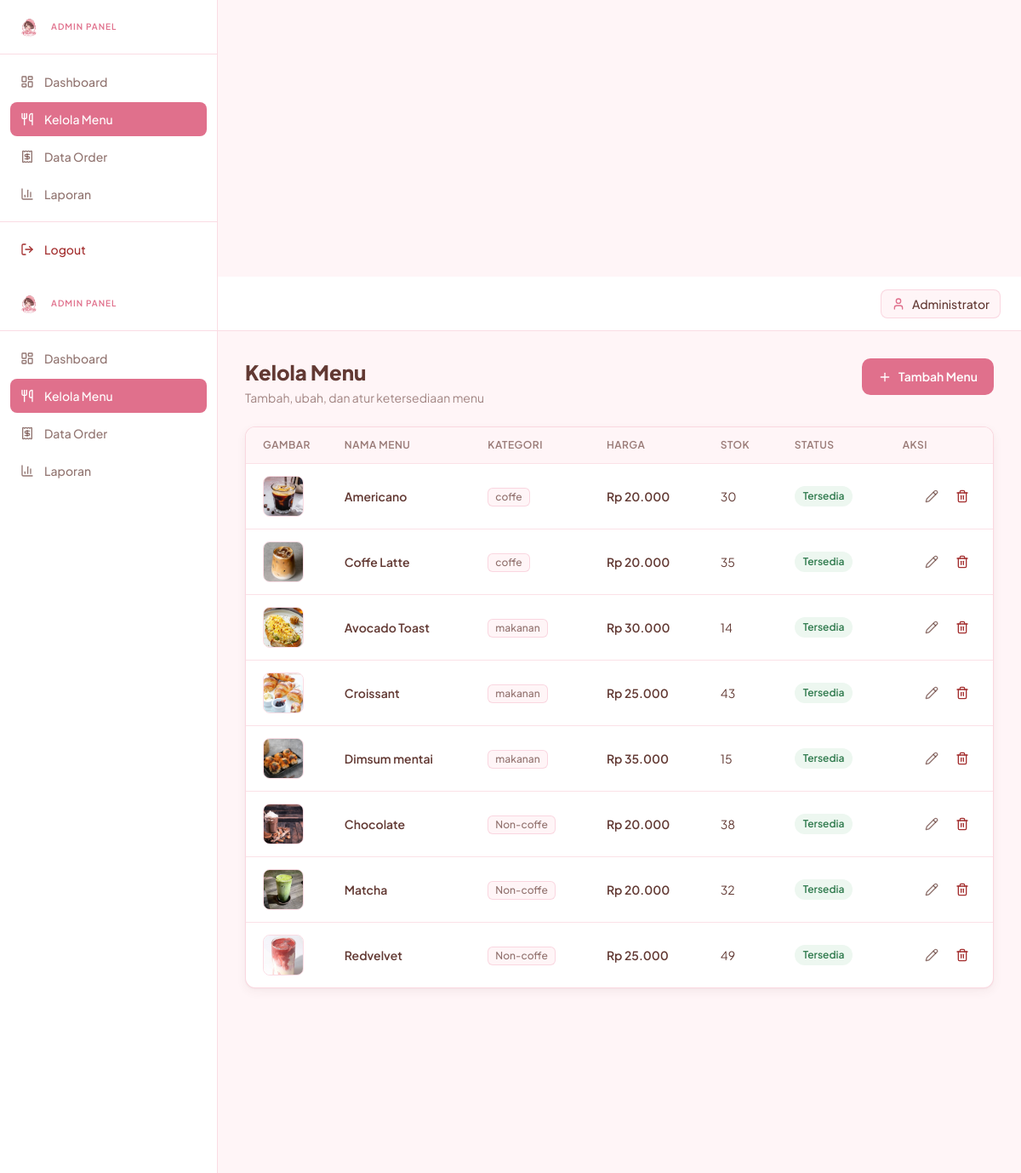
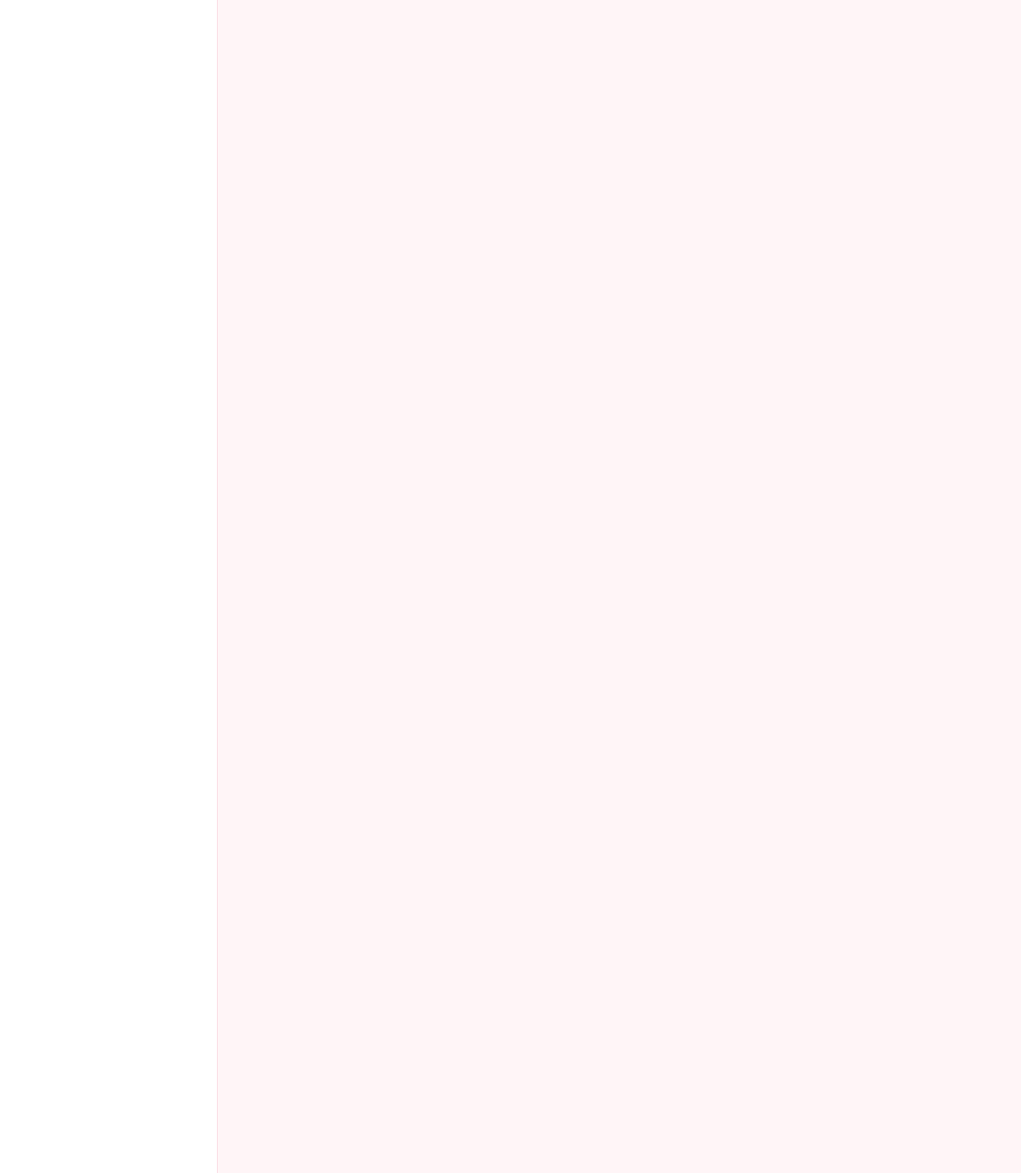
Page /admin/menu.php (signed in) on the committed database (2 pictures, top to bottom).
### tables this page shows
CREATE TABLE `menu` (
  `id` int(11) NOT NULL,
  `nama_menu` varchar(100) NOT NULL,
  `kategori` varchar(50) NOT NULL,
  `harga` decimal(10,2) NOT NULL,
  `deskripsi` text DEFAULT NULL,
  `stok` int(11) DEFAULT 0,
  `gambar` varchar(255) DEFAULT NULL,
  `status` enum('tersedia','habis') DEFAULT 'tersedia',
  `created_at` timestamp NOT NULL DEFAULT current_timestamp(),
  `updated_at` timestamp NOT NULL DEFAULT current_timestamp() ON UPDATE current_timestamp()
);

### config/koneksi.php (called while the page is built, shortened)
<?php
function base_url($path = '') {
    return rtrim(BASE_URL, '/') . '/' . ltrim($path, '/');
}
function asset($path) {
    return base_url('assets/' . ltrim($path, '/'));
}
function rupiah($angka) {
    return "Rp " . number_format((float)$angka, 0, ',', '.');
}

### admin/menu.php (the view, shortened to what this page needs)
<?php
require_once '../config/koneksi.php';
$q = mysqli_query($koneksi, "SELECT * FROM menu ORDER BY kategori, nama_menu");
include '../includes/header.php';
include 'includes/sidebar_admin.php';
?>
<div class="flex min-h-screen">
    <?php include 'includes/sidebar_admin.php'; ?>
    <div class="flex-1 min-w-0 flex flex-col">
        <?php include 'includes/topbar_admin.php'; ?>
        <main class="p-6 lg:p-8 flex-1">
            <div class="flex flex-col sm:flex-row sm:items-center justify-between gap-3 mb-6">
                <div>
                    <h1 class="text-2xl font-extrabold text-accent">Kelola Menu</h1>
                    <p class="text-sm text-accent/60 mt-1">Tambah, ubah, dan atur ketersediaan menu</p>
                </div>
                <a href="menu_tambah.php" class="btn btn-primary self-start">
                    <i data-lucide="plus" class="w-4 h-4"></i> Tambah Menu
                </a>
            </div>
            <div class="card card-shadow overflow-hidden">
                <div class="overflow-x-auto">
                    <table class="table">
                        <thead>
                            <tr>
                                <th class="w-16">Gambar</th>
                                <th>Nama Menu</th>
                                <th>Kategori</th>
                                <th>Harga</th>
                                <th>Stok</th>
                                <th>Status</th>
                                <th class="text-right">Aksi</th>
                            </tr>
                        </thead>
                        <tbody>
                            <?php while ($m = mysqli_fetch_assoc($q)): ?>
                            <tr>
                                <td>
                                    <?php if (!empty($m['gambar']) && is_file(UPLOAD_DIR . $m['gambar'])): ?>
                                        <img src="<?= UPLOAD_URL . htmlspecialchars($m['gambar']); ?>"
                                             alt="<?= htmlspecialchars($m['nama_menu']); ?>"
                                             class="w-12 h-12 rounded-lg object-cover border border-secondary/40">
                                    <?php else: ?>
                                        <div class="w-12 h-12 rounded-lg bg-soft border border-secondary/40 flex items-center justify-center">
                                            <i data-lucide="image-off" class="w-4 h-4 text-accent/30"></i>
                                        </div>
                                    <?php endif; ?>
                                </td>
                                <td>
                                    <p class="font-semibold text-accent"><?= htmlspecialchars($m['nama_menu']); ?></p>
                                </td>
                                <td>
                                    <span class="inline-flex px-2 py-0.5 rounded-md bg-soft text-accent/70 text-xs font-medium border border-secondary/40">
                                        <?= htmlspecialchars($m['kategori']); ?>
                                    </span>
                                </td>
                                <td class="font-semibold"><?= rupiah($m['harga']); ?></td>
                                <td><?= (int)$m['stok']; ?></td>
                                <td>
                                    <span class="badge badge--<?= $m['status']; ?>">
                                        <?= $m['status'] === 'tersedia' ? 'Tersedia' : 'Habis'; ?>
                                    </span>
                                </td>
                                <td class="text-right">
                                    <div class="inline-flex gap-1">
                                        <a href="menu_edit.php?id=<?= (int)$m['id']; ?>"
                                           class="w-8 h-8 rounded-lg hover:bg-soft flex items-center justify-center text-accent/70"
                                           title="Edit">
                                            <i data-lucide="pencil" class="w-4 h-4"></i>
                                        </a>
                                        <a href="menu_hapus.php?id=<?= (int)$m['id']; ?>"
                                           onclick="return confirm('Hapus menu ini?')"
                                           class="w-8 h-8 rounded-lg hover:bg-[#FBEAEA] text-[#A32E2E] flex items-center justify-center"
                                           title="Hapus">
                                            <i data-lucide="trash-2" class="w-4 h-4"></i>
                                        </a>
                                    </div>
                                </td>
                            </tr>
                            <?php endwhile; ?>
                        </tbody>
                    </table>
                </div>
            </div>
        </main>
    </div>
</div>
<?php include '../includes/footer.php'; ?>

### includes/header.php (shortened to what this page needs)
<!DOCTYPE html>
<html lang="id">
<head>
    <script src="https://cdn.tailwindcss.com"></script>
    <link href="<?= asset('css/style.css'); ?>" rel="stylesheet">
</head>
<body class="bg-soft text-accent font-sans">

### admin/includes/sidebar_admin.php (shortened to what this page needs)
<?php
$current = basename($_SERVER['PHP_SELF']);
$items = [
    ['file' => 'dashboard.php', 'label' => 'Dashboard',  'icon' => 'layout-dashboard'],
    ['file' => 'menu.php',      'label' => 'Kelola Menu', 'icon' => 'utensils'],
    ['file' => 'order.php',     'label' => 'Data Order',  'icon' => 'receipt'],
    ['file' => 'laporan.php',   'label' => 'Laporan',     'icon' => 'bar-chart-3'],
];
?>
<aside id="adminSidebar"
       class="fixed lg:static inset-y-0 left-0 z-50 lg:z-0
              w-64 bg-surface border-r border-secondary/40
              flex flex-col shrink-0
              -translate-x-full lg:translate-x-0
              transition-transform duration-200">
    <div class="h-16 flex items-center gap-3 px-5 border-b border-secondary/40 shrink-0">
        <img src="<?= asset('logo-brand.png'); ?>" alt="<?= BRAND_NAME; ?>" class="brand-logo--sm">
        <p class="text-[10px] uppercase tracking-widest text-primary font-semibold">Admin Panel</p>
    </div>
    <nav class="flex-1 overflow-y-auto p-3 space-y-1">
        <?php foreach ($items as $it): $active = ($current === $it['file']); ?>
            <a href="<?= $it['file']; ?>"
               class="flex items-center gap-3 px-3 py-2.5 rounded-lg text-sm font-medium transition
                      <?= $active ? 'bg-primary text-white' : 'text-accent/70 hover:bg-soft hover:text-accent'; ?>">
                <i data-lucide="<?= $it['icon']; ?>" class="w-4 h-4 shrink-0"></i>
                <?= $it['label']; ?>
            </a>
        <?php endforeach; ?>
    </nav>
    <div class="p-3 border-t border-secondary/40 shrink-0">
        <a href="logout.php"
           class="flex items-center gap-3 px-3 py-2.5 rounded-lg text-sm font-medium text-[#A32E2E] hover:bg-[#FBEAEA] transition">
            <i data-lucide="log-out" class="w-4 h-4 shrink-0"></i> Logout
        </a>
    </div>
</aside>

### admin/includes/topbar_admin.php (shortened to what this page needs)
<header class="bg-surface border-b border-secondary/40 h-16 flex items-center justify-between px-6 sticky top-0 z-30">
    <div class="flex items-center gap-3 ml-auto">
        <div class="flex items-center gap-2 px-3 py-1.5 rounded-lg bg-soft border border-secondary/40 text-sm">
            <i data-lucide="user" class="w-4 h-4 text-primary"></i>
            <span class="font-medium text-accent"><?= htmlspecialchars($_SESSION['admin_nama'] ?? 'Admin'); ?></span>
        </div>
    </div>
</header>

### includes/footer.php (shortened to what this page needs)
</body>
</html>

### assets/css/style.css (style rules this page uses)
:root { --c-primary: #E0708C; --c-secondary: #F3A8BB; --c-accent: #623933; --c-soft: #FFF5F7; --c-surface: #FFFFFF; }
html { scroll-behavior: smooth; }
body { font-feature-settings: 'ss01', 'cv11'; -webkit-font-smoothing: antialiased; }
.brand-logo--sm { height: 28px; }
.card { background: var(--c-surface); border: 1px solid rgba(243, 168, 187, 0.45); border-radius: 12px; }
.card-shadow { box-shadow: 0 1px 2px rgba(98, 57, 51, 0.04), 0 4px 12px rgba(98, 57, 51, 0.06); }
.btn { display: inline-flex; align-items: center; justify-content: center; gap: 8px; padding: 10px 18px; border-radius: 10px; font-weight: 600; font-size: 14px; transition: background-color .15s, color .15s, border-color .15s; cursor: pointer; border: 1px solid transparent; }
.btn-primary { background: var(--c-primary); color: var(--c-surface); }
.table { width: 100%; font-size: 14px; border-collapse: separate; border-spacing: 0; }
.table thead th { background: var(--c-soft); color: rgba(98, 57, 51, 0.65); font-weight: 600; text-align: left; padding: 12px 20px; font-size: 12px; text-transform: uppercase; letter-spacing: 0.04em; }
.table tbody td { padding: 14px 20px; border-top: 1px solid rgba(243, 168, 187, 0.35); vertical-align: middle; }
.badge { display: inline-flex; align-items: center; gap: 4px; padding: 3px 10px; border-radius: 999px; font-size: 12px; font-weight: 600; }
.badge--tersedia { background: #EDF7F0; color: #2F7A4D; }

### rows in the picture
menu: gambar (picture), nama_menu "Americano", kategori "coffe", harga "Rp 20.000", stok "30", status "Tersedia"
menu: gambar (picture), nama_menu "Coffe Latte", kategori "coffe", harga "Rp 20.000", stok "35", status "Tersedia"
menu: gambar (picture), nama_menu "Avocado Toast", kategori "makanan", harga "Rp 30.000", stok "14", status "Tersedia"
menu: gambar (picture), nama_menu "Croissant", kategori "makanan", harga "Rp 25.000", stok "43", status "Tersedia"
menu: gambar (picture), nama_menu "Dimsum mentai", kategori "makanan", harga "Rp 35.000", stok "15", status "Tersedia"
menu: gambar (picture), nama_menu "Chocolate", kategori "Non-coffe", harga "Rp 20.000", stok "38", status "Tersedia"
menu: gambar (picture), nama_menu "Matcha", kategori "Non-coffe", harga "Rp 20.000", stok "32", status "Tersedia"
menu: gambar (picture), nama_menu "Redvelvet", kategori "Non-coffe", harga "Rp 25.000", stok "49", status "Tersedia"

### other values in the picture
$it['label'] "Dashboard"
$it['label'] "Kelola Menu"
$it['label'] "Data Order"
$it['label'] "Laporan"
$_SESSION['admin_nama'] "Administrator"
